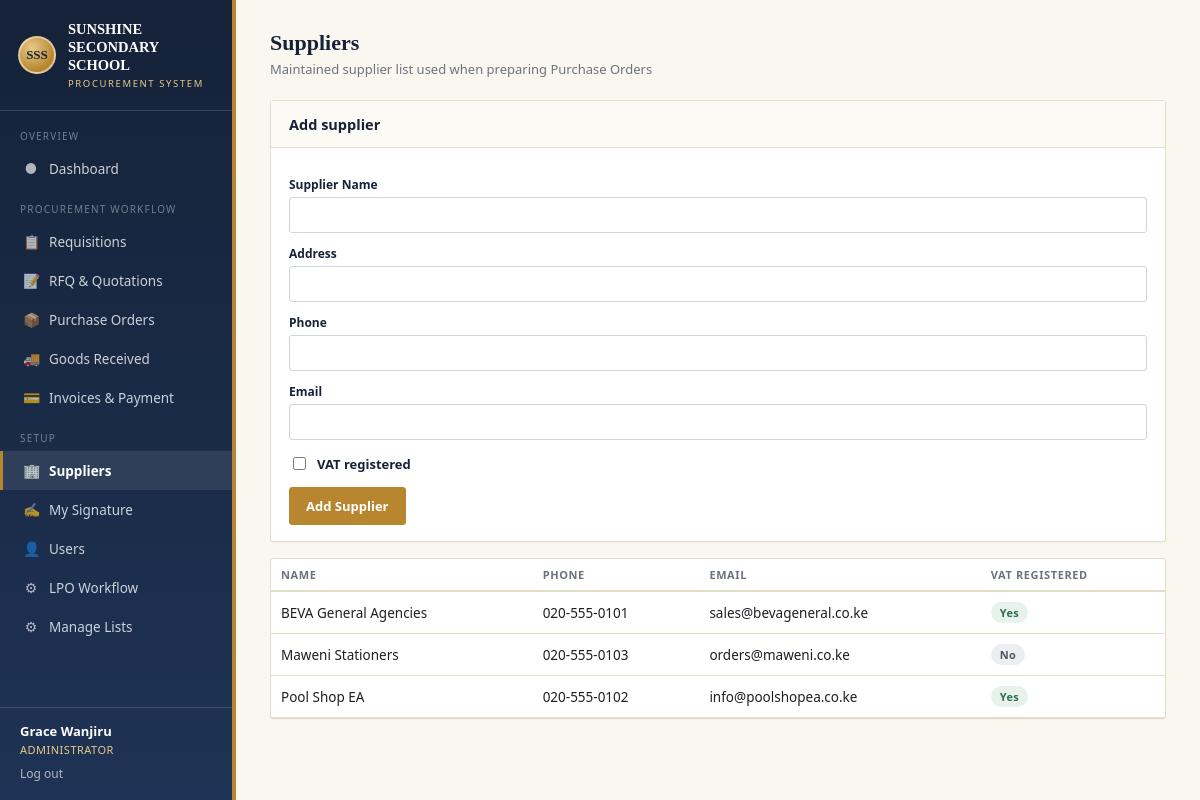
Page /suppliers.php (signed in) on the committed database.
### tables this page shows
CREATE TABLE IF NOT EXISTS users (
    id              INT UNSIGNED AUTO_INCREMENT PRIMARY KEY,
    name            VARCHAR(150) NOT NULL,
    username        VARCHAR(80)  NOT NULL UNIQUE,
    email           VARCHAR(120) DEFAULT NULL,
    password_hash   VARCHAR(255) NOT NULL,
    role            ENUM('requester','procurement','finance','principal','admin') NOT NULL,
    department      VARCHAR(120) DEFAULT NULL,
    title           VARCHAR(120) DEFAULT NULL,        
    signature_path  VARCHAR(255) DEFAULT NULL,         
    is_active       TINYINT(1) NOT NULL DEFAULT 1,
    created_at      DATETIME NOT NULL DEFAULT CURRENT_TIMESTAMP
);

CREATE TABLE IF NOT EXISTS suppliers (
    id              INT UNSIGNED AUTO_INCREMENT PRIMARY KEY,
    name            VARCHAR(150) NOT NULL,
    address         VARCHAR(255) DEFAULT NULL,
    phone           VARCHAR(60)  DEFAULT NULL,
    email           VARCHAR(120) DEFAULT NULL,
    vat_registered  TINYINT(1) NOT NULL DEFAULT 0,
    created_at      DATETIME NOT NULL DEFAULT CURRENT_TIMESTAMP
);

### includes/functions.php (called while the page is built, shortened)
<?php
function e($str): string
{
    return htmlspecialchars((string)$str, ENT_QUOTES, 'UTF-8');
}
function role_label(string $role): string
{
    return ROLE_LABELS[$role] ?? ucfirst($role);
}

### includes/db.php (called while the page is built, shortened)
<?php
function db(): PDO
{
    static $pdo = null;
    if ($pdo === null) {
        $dsn = 'mysql:host=' . DB_HOST . ';dbname=' . DB_NAME . ';charset=' . DB_CHARSET;
        $pdo = new PDO($dsn, DB_USER, DB_PASS, [
            PDO::ATTR_ERRMODE            => PDO::ERRMODE_EXCEPTION,
            PDO::ATTR_DEFAULT_FETCH_MODE => PDO::FETCH_ASSOC,
            PDO::ATTR_EMULATE_PREPARES   => false,
        ]);
    }
    return $pdo;
}

### includes/auth.php (called while the page is built, shortened)
<?php
require_once __DIR__ . '/db.php';
function current_user(): ?array
{
    static $user = null;
    if ($user === null) {
        $stmt = db()->prepare('SELECT * FROM users WHERE id = ?');
        $stmt->execute([$_SESSION['user_id']]);
        $user = $stmt->fetch() ?: null;
    }
    return $user;
}

### suppliers.php (the view, shortened to what this page needs)
<?php
require_once __DIR__ . '/includes/auth.php';
require_once __DIR__ . '/includes/functions.php';
$pdo = db();
$suppliers = $pdo->query('SELECT * FROM suppliers ORDER BY name')->fetchAll();
$activeNav = 'suppliers';
require __DIR__ . '/includes/header.php';
?>
<h1 class="page-title">Suppliers</h1>
<p class="page-sub">Maintained supplier list used when preparing Purchase Orders</p>
<div class="card">
  <div class="card-header"><span class="htitle">Add supplier</span></div>
  <div class="card-body">
    <form method="post">
      <label class="field-label">Supplier Name</label>
      <input type="text" name="name" required>
      <label class="field-label">Address</label>
      <input type="text" name="address">
      <label class="field-label">Phone</label>
      <input type="text" name="phone">
      <label class="field-label">Email</label>
      <input type="text" name="email">
      <label style="display:flex;align-items:center;gap:8px;margin-top:14px;font-size:13px;font-weight:600;color:var(--navy);">
        <input type="checkbox" name="vat_registered"> VAT registered
      </label>
      <button type="submit" class="btn gold" style="margin-top:14px;">Add Supplier</button>
    </form>
  </div>
</div>
<div class="card">
  <?php if (!$suppliers): ?>
    <div class="empty"><div class="big">&#127970;</div>No suppliers added yet.</div>
  <?php else: ?>
    <div class="card-body" style="padding:0;">
    <table class="list">
      <thead><tr><th>Name</th><th>Phone</th><th>Email</th><th>VAT Registered</th></tr></thead>
      <tbody>
      <?php foreach ($suppliers as $s): ?>
        <tr>
          <td style="padding:10px;"><?= e($s['name']) ?></td>
          <td style="padding:10px;"><?= e($s['phone'] ?: '—') ?></td>
          <td style="padding:10px;"><?= e($s['email'] ?: '—') ?></td>
          <td style="padding:10px;"><?= $s['vat_registered'] ? '<span class="badge green">Yes</span>' : '<span class="badge gray">No</span>' ?></td>
        </tr>
      <?php endforeach; ?>
      </tbody>
    </table>
    </div>
  <?php endif; ?>
</div>
<?php require __DIR__ . '/includes/footer.php'; ?>

### includes/header.php (shortened to what this page needs)
<?php
require_once __DIR__ . '/functions.php';
$me = current_user();
$role = $_SESSION['user_role'] ?? '';
$activeNav = $activeNav ?? '';
$navGroups = [
    'Overview' => [
        'dashboard' => ['Dashboard', '&#9679;', '/index.php', []],
    ],
    'Procurement Workflow' => [
        'requisitions' => ['Requisitions', '&#128203;', '/requisitions.php', []],
        'rfqs'         => ['RFQ & Quotations', '&#128221;', '/rfqs.php', ['procurement','admin']],
        'lpos'         => ['Purchase Orders', '&#128230;', '/lpos.php', []],
        'grns'         => ['Goods Received', '&#128666;', '/grns.php', ['procurement','admin']],
        'invoices'     => ['Invoices & Payment', '&#128179;', '/invoices.php', ['procurement','finance','admin']],
    ],
    'Setup' => [
        'suppliers'      => ['Suppliers', '&#127970;', '/suppliers.php', ['procurement','admin']],
        'signatories'    => ['My Signature', '&#9997;', '/signatories.php', []],
        'users'          => ['Users', '&#128100;', '/users.php', ['admin']],
        'workflow_config' => ['LPO Workflow', '&#9881;', '/workflow_config.php', ['admin']],
        'admin_manage'   => ['Manage Lists', '&#9881;', '/admin_manage.php', ['admin','procurement']],
    ],
];
?>
<!DOCTYPE html>
<html lang="en">
<head>
<link rel="stylesheet" href="<?= BASE_PATH ?>/assets/css/style.css">
</head>
<body>
<div class="app-shell">
  <aside class="sidebar">
    <div class="sidebar-brand">
      <div class="crest">SSS</div>
      <div>
        <div class="title">SUNSHINE SECONDARY<br>SCHOOL</div>
        <div class="subtitle">Procurement System</div>
      </div>
    </div>
    <nav class="sidebar-nav">
      <?php foreach ($navGroups as $groupLabel => $navItems): ?>
        <?php
          $visibleNavItems = array_filter($navItems, function ($navItem) use ($role) {
              return empty($navItem[3]) || in_array($role, $navItem[3], true);
          });
        ?>
        <div class="group-label"><?= e($groupLabel) ?></div>
        <?php foreach ($visibleNavItems as $navKey => [$navLabel, $navIcon, $navHref, $navRoles]): ?>
          <a href="<?= BASE_PATH . $navHref ?>" class="<?= $activeNav === $navKey ? 'active' : '' ?>">
            <span class="ic"><?= $navIcon ?></span><?= e($navLabel) ?>
          </a>
        <?php endforeach; ?>
      <?php endforeach; ?>
    </nav>
    <div class="sidebar-user">
      <div class="who"><?= e($me['name'] ?? '') ?></div>
      <div class="role"><?= e(role_label($role)) ?></div>
      <a href="<?= BASE_PATH ?>/logout.php">Log out</a>
    </div>
  </aside>
  <div class="content">
    <main>

### rows in the picture
users: name "Grace Wanjiru"
suppliers: name "BEVA General Agencies", phone "020-555-0101", email "sales@bevageneral.co.ke", vat_registered "Yes"
suppliers: name "Maweni Stationers", phone "020-555-0103", email "orders@maweni.co.ke", vat_registered "No"
suppliers: name "Pool Shop EA", phone "020-555-0102", email "info@poolshopea.co.ke", vat_registered "Yes"

### other values in the picture
$groupLabel "OVERVIEW"
$navIcon "●"
$navLabel "Dashboard"
$groupLabel "PROCUREMENT WORKFLOW"
$navIcon "📋"
$navLabel "Requisitions"
$navIcon "📝"
$navLabel "RFQ & Quotations"
$navIcon "📦"
$navLabel "Purchase Orders"
$navIcon "🚚"
$navLabel "Goods Received"
$navIcon "💳"
$navLabel "Invoices & Payment"
$groupLabel "SETUP"
